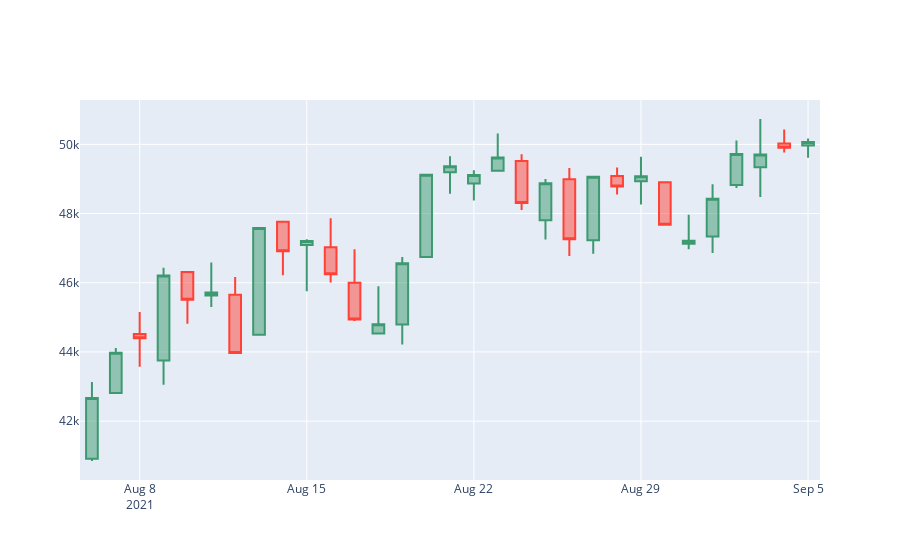

The notebook cell this image was saved under:
### Markdown cell above
Finally we are now ready to use plotly to create our Candlestick Chart.

### Code cell
fig = go.Figure(data=[go.Candlestick(x=candlestick_data['Date'],
                open=candlestick_data['Price']['first'], 
                high=candlestick_data['Price']['max'],
                low=candlestick_data['Price']['min'], 
                close=candlestick_data['Price']['last'])
                ])

fig.update_layout(xaxis_rangeslider_visible=False)

fig.show()
